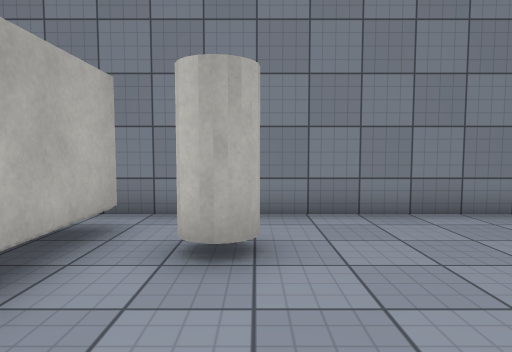
View 1 (above)

13 first-person views from a walk through a scene from a Unity 3-D project. The camera is 1.2 m above the floor, tilts 4° down and sees 75° across. The floor is counted in squares, 1 m on a side. Each view is taken from the middle of a square. On the plan, view 1 faces up. The plan holds only what a view shows up to about 14 squares ahead; the rest is blank. The player is left out. Surface patterns are stand-ins for the level's own textures.

View 2
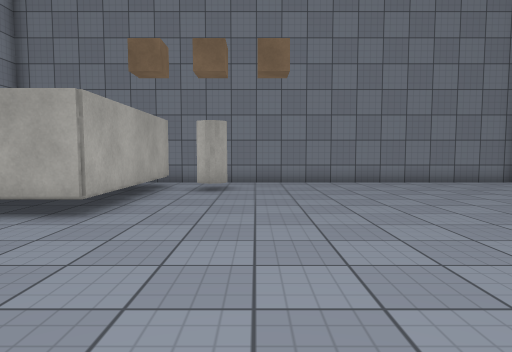

View 3
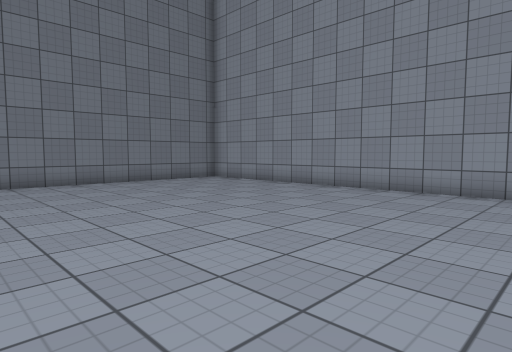

View 4
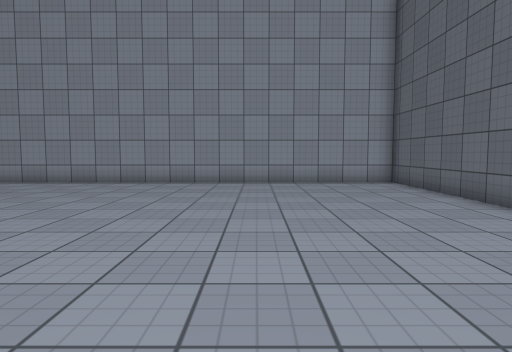

View 5
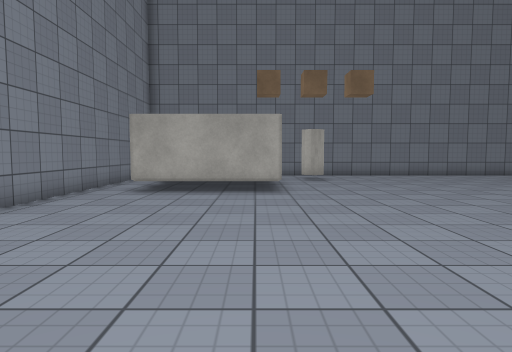

View 6
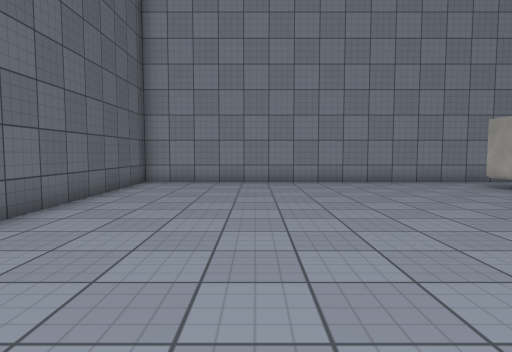

View 7
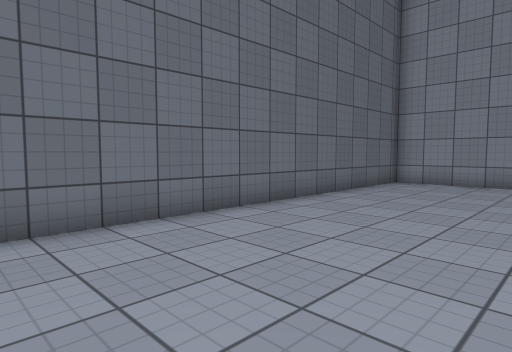

View 8
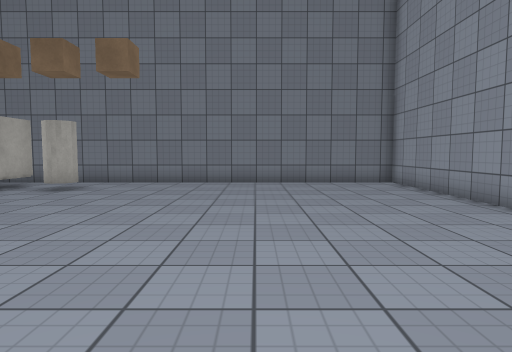

View 9
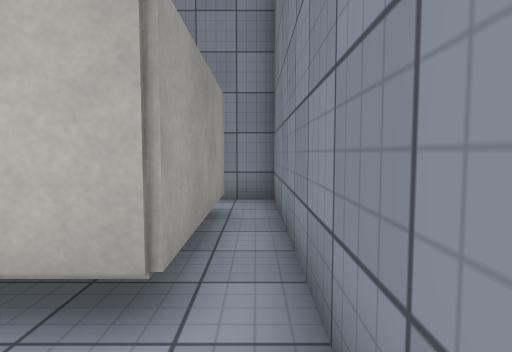

View 10
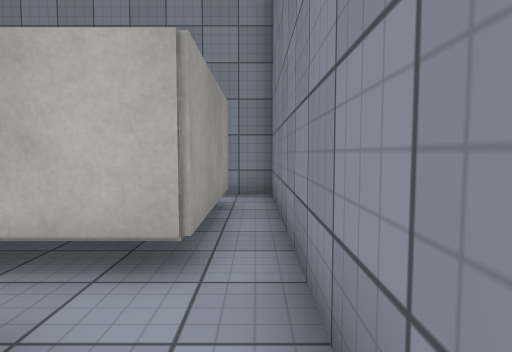

View 11
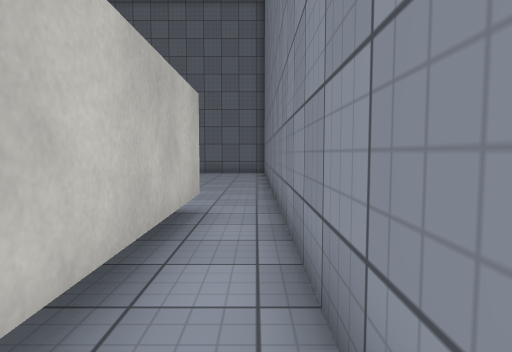

View 12
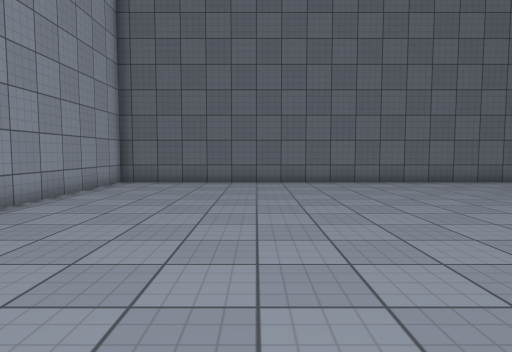

View 13
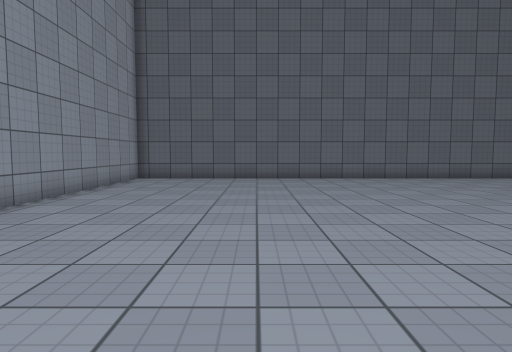

### Floor plan
Points are (right, up) in squares from view 1. A wall is a line through its corners. A room is listed if a view was taken in it or the views show most of it. See-through windows are left out.
Room 1 (views 1, 2, 3, 4, 5, 6, 7, 8, 9, 10, 12, 13)
walls: (-8.5, -0.5) (-8.5, -13.5) (11.5, -13.5) (11.5, 6.5) (-8.2, 6.5); (-6.9, 5.4) (-2.2, 5.4) (-2.2, -0.8) (-6.9, -0.8)
ways out: opening at (-8, -1) to room 2; opening at (-7, 6) to room 2
objects: cylinder (-1, 4) to (0, 4)
Room 2 (view 11)
walls: (-8.5, 6.5) (-8.5, -0.5); (-6.9, -0.8) (-6.9, 4.6)
ways out: opening at (-8, -1) to room 1; opening at (-7, 6) to room 1

Positions as (right, up) in squares from view 1, and headings:
1: (0, 0), facing up
2: (1, -7), facing up
3: (1, -7), facing up-right
4: (-2, -8), facing right
5: (-3, -11), facing up
6: (5, -9), facing left
7: (5, -8), facing down-left
8: (6, -7), facing up
9: (0, 6), facing left
10: (1, 6), facing left
11: (-8, 6), facing down
12: (6, 0), facing down
13: (6, 2), facing down
